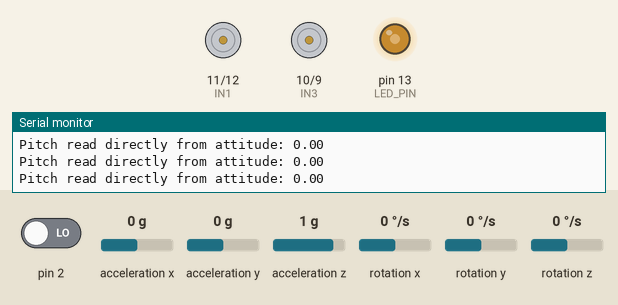
This sketch was run on a simulated Arduino Uno, built with avr-gcc and run on an emulated ATmega328P. Parts: motor-driver pin pairs drawn as motors (green arrow = first pin HIGH = forward, orange = second pin HIGH = backward, longer = more drive, scaled by the enable pin), output pins drawn as LEDs (lit = HIGH), the last lines printed to the serial monitor. The test bench sets the inputs (shaded band); at power-on: acceleration x 0 g, acceleration y 0 g, acceleration z 1 g, pin 2 LOW, rotation x 0 °/s, rotation y 0 °/s, rotation z 0 °/s. The sensor or clock chip raises its interrupt line as the real part does.

Above: at 1.7 s.
1.8 s: acceleration x set to -1.4 g
At 2.22 s:
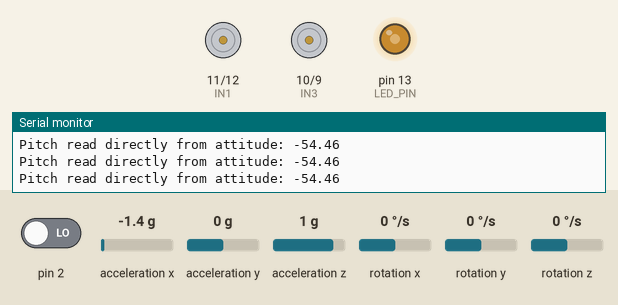
4.8 s: acceleration x set to 0.8 g
7.8 s: acceleration y set to -0.8 g
10.8 s: acceleration y set to -1.1 g
At 11.06 s:
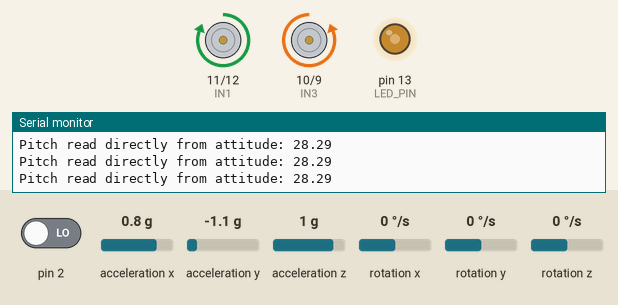
13.8 s: acceleration z set to 0.7 g
At 14.18 s:
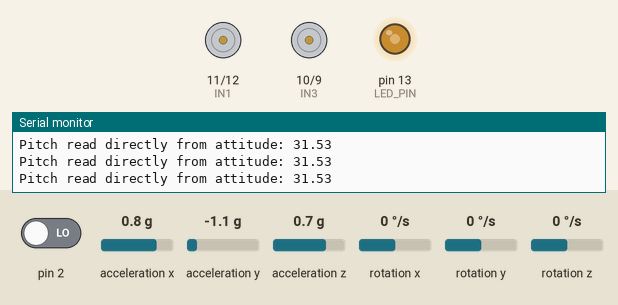
Timing chart, 0 to 17.8 s (numbered marks = the images above; inputs shaded):
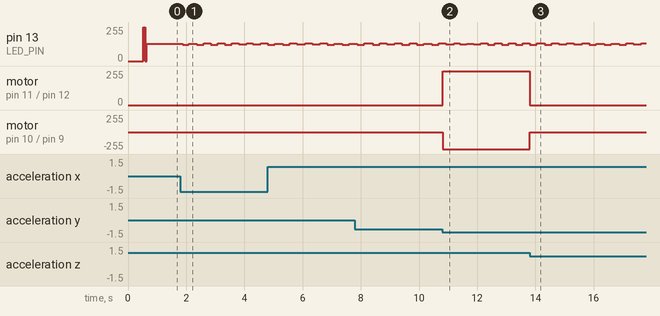

The sketch:

gyro.ino
```cpp
#include <AutoPID.h>-
#define PITCH_OFFSET 150


// PWM Deadband values for both directions
const double PWM_FORWARD_START = 77;  //128; // 127
const double PWM_FORWARD_MAX = 255;
const double PWM_REVERSE_START = -PWM_FORWARD_START;
const double PWM_REVERSE_MAX = -PWM_FORWARD_MAX;


#define OUTPUT_MIN PWM_REVERSE_MAX
#define OUTPUT_MAX PWM_FORWARD_MAX

#define SETPOINT -0.0//-1.5;


#define MIN_PITCH 1.25 // degress
#define MAX_PITCH 30 // degrees

#define MIN_PITCH_FORWARD MIN_PITCH + SETPOINT
#define MIN_PITCH_REVERSE -MIN_PITCH + SETPOINT
#define MAX_PITCH_FORWARD MAX_PITCH + SETPOINT
#define MAX_PITCH_REVERSE -MAX_PITCH + SETPOINT

#define MIN_INIT_GYRO_READS 100

double pitch = 0;
double pwm = 0.0;

double numGYROreads = 0;

// Gains
double Kp = 50;// 28; //25;
double Kd = 0; //800; // 60
double Ki = 0;// 10; //30;
double setpoint = SETPOINT;

// Create the constructor in accordance with documentation here
//https://ryand.io/AutoPID/
AutoPID balance(&pitch, &setpoint, &pwm, OUTPUT_MIN, OUTPUT_MAX, Kp, Ki, Kd);

struct Attitude {
  double yaw = 0.0;
  double pitch = 0.0;
  double roll = 0.0;

  void print() {
    Serial.print("Yaw: \t");
    Serial.print(yaw);
    Serial.print("\t");
    Serial.print(pitch);
    Serial.print("\t");
    Serial.println(roll);
  }
};


void setup() {
  Serial.begin(115200);
  setupMotors();
  setupMPU6050();
  balance.setTimeStep(10);
}

void basicControl(float p) {
  // Get pitch
  if (p > 0) {
    Serial.print(p);
    Serial.print("\t");
    Serial.println(p + PITCH_OFFSET);
    setSpeed(p + PITCH_OFFSET);
  }
  else {
    Serial.print(p);
    Serial.print("\t");
    Serial.println(p - PITCH_OFFSET);
    setSpeed(p - PITCH_OFFSET);
  }
}


// Lets keep this for now
float clampCorrection(float correction) {
  if (correction > 500) { return 500; }
  else if (correction < -500) { return -500; }
  return correction;
}

void loop() {
  Attitude attitude;
  int ret_val = updateAttitude(attitude);
  if (ret_val == 0) {
    numGYROreads += 1;
    if (numGYROreads < MIN_INIT_GYRO_READS) {
      return;
    }
    // Update pitch
    const double pitchRead = attitude.pitch;
    Serial.print("Pitch read directly from attitude: ");
    Serial.println(pitchRead);
    pitch = pitchRead;    // What is this piece of code doing ????
    balance.run();
  }

  // Else keep doing whatever we should
  // Adjust for deadband in both directions
  double outputSpeed = pwm;
  if (pitch > 0) {
    // Forward direction
    if (pitch > MIN_PITCH_FORWARD and pitch < MAX_PITCH_FORWARD) {
      outputSpeed = outputSpeed > PWM_REVERSE_START ? PWM_REVERSE_START : outputSpeed;
    }
    else {
      //      outputSpeed = PWM_FORWARD_MAX;
      outputSpeed = 0;
    }
  }
  else {
    // Reverse direction
    if (pitch < MIN_PITCH_REVERSE and pitch > MAX_PITCH_REVERSE) {
      outputSpeed = outputSpeed < PWM_FORWARD_START ? PWM_FORWARD_START : outputSpeed;
    }
    else {
      //      outputSpeed = PWM_REVERSE_MAX;
      outputSpeed = 0;
    }
  }
  //
  //  Serial.print("Pitch: \t");
  //  Serial.print(pitch);
  //  Serial.print("\tGenerated PWM: \t");
  //  Serial.print(pwm);
  //  Serial.print("\tSetpoint: \t");
  //  Serial.print(setpoint);
  //  Serial.print("\t: outputSpeed: \t");
  //  Serial.println(outputSpeed);

    // Cause of how I have wired my motors
  setSpeed(-outputSpeed);
}

void loopMotorTest() {
  // just run the motor I guess:
  setLeftMotorSpeed(255);
  setRightMotorSpeed(1000);
}
```

motors.ino
```cpp
// Motor 1
#define ENA 3//17 // A3
#define IN2 12
#define IN1 11

// Motor 2
#define ENB 5 //16 // A2
#define IN3 10
#define IN4 9

// CW motor on
void turnLeftMotorCCW() {
  digitalWrite(IN1, LOW);
  digitalWrite(IN2, HIGH);
}

void turnRightMotorCW() {
  digitalWrite(IN3, LOW);
  digitalWrite(IN4, HIGH);
}

// CCW motor on
void turnLeftMotorCW() {
  digitalWrite(IN1, HIGH);
  digitalWrite(IN2, LOW);
}

void turnRightMotorCCW() {
  digitalWrite(IN3, HIGH);
  digitalWrite(IN4, LOW);
}


// turn off
void turnLeftMotorOff() {
  digitalWrite(IN1, LOW);
  digitalWrite(IN2, LOW);
}

void turnRightMotorOff() {
  digitalWrite(IN3, LOW);
  digitalWrite(IN4, LOW);
}

void setSpeed(float s) {
  setLeftMotorSpeed(s);
  setRightMotorSpeed(s);
}

void setLeftMotorSpeed(float s) {
  if (s > 1) {
    analogWrite(ENA, s);
    turnLeftMotorCW();
  }
  else if (s < -1) {
    analogWrite(ENA, -s);
    turnLeftMotorCCW();
  }
  else {
    turnLeftMotorOff();
  }
}

void setRightMotorSpeed(float s) {
  if (s > 1) {
    analogWrite(ENB, s);
    turnRightMotorCW();
  }
  else if (s < -1) {
    analogWrite(ENB, -s);
    turnRightMotorCCW();
  }
  else {
    turnRightMotorOff();
  }
}

void setupMotors() {
  pinMode(ENA, OUTPUT);
  pinMode(IN1, OUTPUT);
  pinMode(IN2, OUTPUT);

  pinMode(ENB, OUTPUT);
  pinMode(IN3, OUTPUT);
  pinMode(IN4, OUTPUT);

  // turn off the motors at first
  turnLeftMotorOff();
  turnRightMotorOff();
}
```

mpu6050.ino
```cpp
#include "I2Cdev.h"

#include "MPU6050_6Axis_MotionApps20.h"
#if I2CDEV_IMPLEMENTATION == I2CDEV_ARDUINO_WIRE
#include "Wire.h"
#endif


MPU6050 mpu;
#define BAUDRATE 115200
#define PRINT

#define LED_PIN 13 // (Arduino is 13, Teensy is 11, Teensy++ is 6)
bool blinkState = false;

// MPU control/status vars
bool dmpReady = false;  // set true if DMP init was successful
uint8_t mpuIntStatus;   // holds actual interrupt status byte from MPU
uint8_t devStatus;      // return status after each device operation (0 = success, !0 = error)
uint16_t packetSize;    // expected DMP packet size (default is 42 bytes)
uint16_t fifoCount;     // count of all bytes currently in FIFO
uint8_t fifoBuffer[64]; // FIFO storage buffer

// orientation/motion vars
Quaternion q;           // [w, x, y, z]         quaternion container
VectorInt16 aa;         // [x, y, z]            accel sensor measurements
VectorInt16 aaReal;     // [x, y, z]            gravity-free accel sensor measurements
VectorInt16 aaWorld;    // [x, y, z]            world-frame accel sensor measurements
VectorFloat gravity;    // [x, y, z]            gravity vector
float euler[3];         // [psi, theta, phi]    Euler angle container
float ypr[3];           // [yaw, pitch, roll]   yaw/pitch/roll container and gravity vector

// ================================================================
// ===               INTERRUPT DETECTION ROUTINE                ===
// ================================================================

volatile bool mpuInterrupt = false;     // indicates whether MPU interrupt pin has gone high

template<typename T>
void conditionalPrint(T msg) {
#ifdef PRINT
  Serial.print(msg);
#endif
}

template<typename T>
void conditionalPrintln(T msg) {
#ifdef PRINT
  Serial.println(msg);
#endif
}

void dmpDataReady() {
  mpuInterrupt = true;
}

void setMPUOffsets() {
  // supply your own gyro offsets here, scaled for min sensitivity
  // Previous offsets from library
  mpu.setXGyroOffset(220);
  mpu.setYGyroOffset(76);
  mpu.setZGyroOffset(-85);
  mpu.setZAccelOffset(1788); // 1688 factory default for my test chip
}

void initializeMPU() {
  // join I2C bus (I2Cdev library doesn't do this automatically)
#if I2CDEV_IMPLEMENTATION == I2CDEV_ARDUINO_WIRE
  Wire.begin();
  TWBR = 24; // 400kHz I2C clock (200kHz if CPU is 8MHz)
#elif I2CDEV_IMPLEMENTATION == I2CDEV_BUILTIN_FASTWIRE
  Fastwire::setup(400, true);
#endif

  Serial.begin(BAUDRATE);
  while (!Serial); // wait for Leonardo enumeration, others continue immediately

  // initialize device
  conditionalPrintln(F("Initializing I2C devices..."));
  mpu.initialize();

  // verify connection
  conditionalPrintln(F("Testing device connections..."));
  conditionalPrintln(mpu.testConnection() ? F("MPU6050 connection successful") : F("MPU6050 connection failed"));

  // load and configure the DMP
  conditionalPrintln(F("Initializing DMP..."));
  devStatus = mpu.dmpInitialize();
}

void enableMPU() {
  // make sure it worked (returns 0 if so)
  if (devStatus == 0) {
    // turn on the DMP, now that it's ready
    conditionalPrintln(F("Enabling DMP..."));
    mpu.setDMPEnabled(true);

    // enable Arduino interrupt detection
    conditionalPrintln(F("Enabling interrupt detection (Arduino external interrupt 0)..."));
    attachInterrupt(0, dmpDataReady, RISING);
    mpuIntStatus = mpu.getIntStatus();

    // set our DMP Ready flag so the main loop() function knows it's okay to use it
    conditionalPrintln(F("DMP ready! Waiting for first interrupt..."));
    dmpReady = true;

    // get expected DMP packet size for later comparison
    packetSize = mpu.dmpGetFIFOPacketSize();
  }
  else {
    // ERROR!
    // 1 = initial memory load failed
    // 2 = DMP configuration updates failed
    // (if it's going to break, usually the code will be 1)
    conditionalPrint(F("DMP Initialization failed (code "));
    conditionalPrint(devStatus);
    conditionalPrintln(F(")"));
  }
}

void setupMPU6050() {
  initializeMPU();
  setMPUOffsets();
  enableMPU();
  // configure LED for output
  pinMode(LED_PIN, OUTPUT);
}

int updateAttitude(Attitude& attitude) {
  // if programming failed, don't try to do anything
  if (!dmpReady) return -1;

  // wait for MPU interrupt or extra packet(s) available
  while (!mpuInterrupt && fifoCount < packetSize) {}

  // reset interrupt flag and get INT_STATUS byte
  mpuInterrupt = false;
  mpuIntStatus = mpu.getIntStatus();

  // get current FIFO count
  fifoCount = mpu.getFIFOCount();

  // check for overflow (this should never happen unless our code is too inefficient)
  if ((mpuIntStatus & 0x10) || fifoCount == 1024) {
    // reset so we can continue cleanly
    mpu.resetFIFO();
    conditionalPrintln(F("FIFO overflow!"));
    return -2;
    // otherwise, check for DMP data ready interrupt (this should happen frequently)
  }
  else if (mpuIntStatus & 0x02) {
    // wait for correct available data length, should be a VERY short wait
    while (fifoCount < packetSize) fifoCount = mpu.getFIFOCount();

    // read a packet from FIFO
    mpu.getFIFOBytes(fifoBuffer, packetSize);

    // track FIFO count here in case there is > 1 packet available
    // (this lets us immediately read more without waiting for an interrupt)
    fifoCount -= packetSize;

    // display Euler angles in degrees
    mpu.dmpGetQuaternion(&q, fifoBuffer);
    mpu.dmpGetGravity(&gravity, &q);
    mpu.dmpGetYawPitchRoll(ypr, &q, &gravity);

    attitude.yaw = ypr[0] * 180 / M_PI;
    attitude.pitch = ypr[1] * 180 / M_PI;
    attitude.roll = ypr[2] * 180 / M_PI;

    // blink LED to indicate activity
    blinkState = !blinkState;
    digitalWrite(LED_PIN, blinkState);
    return 0;
  }

  return -3;
}
```

Measured:
- the behaviour switches between -0.9 and -1 g on acceleration y (found by bisection; images 1 and 2)
- the behaviour switches between 0.9 and 0.8 g on acceleration z (found by bisection; images 2 and 3)
- after the input at 10.8 s, motor on pin 11 (IN1) / pin 12 (IN2): stopped → forward 255/255 at once; motor on pin 10 (IN3) / pin 9 (IN4): stopped → backward 255/255 at once
- after the input at 13.8 s, motor on pin 11 (IN1) / pin 12 (IN2): forward 255/255 → stopped at once; motor on pin 10 (IN3) / pin 9 (IN4): backward 255/255 → stopped at once
